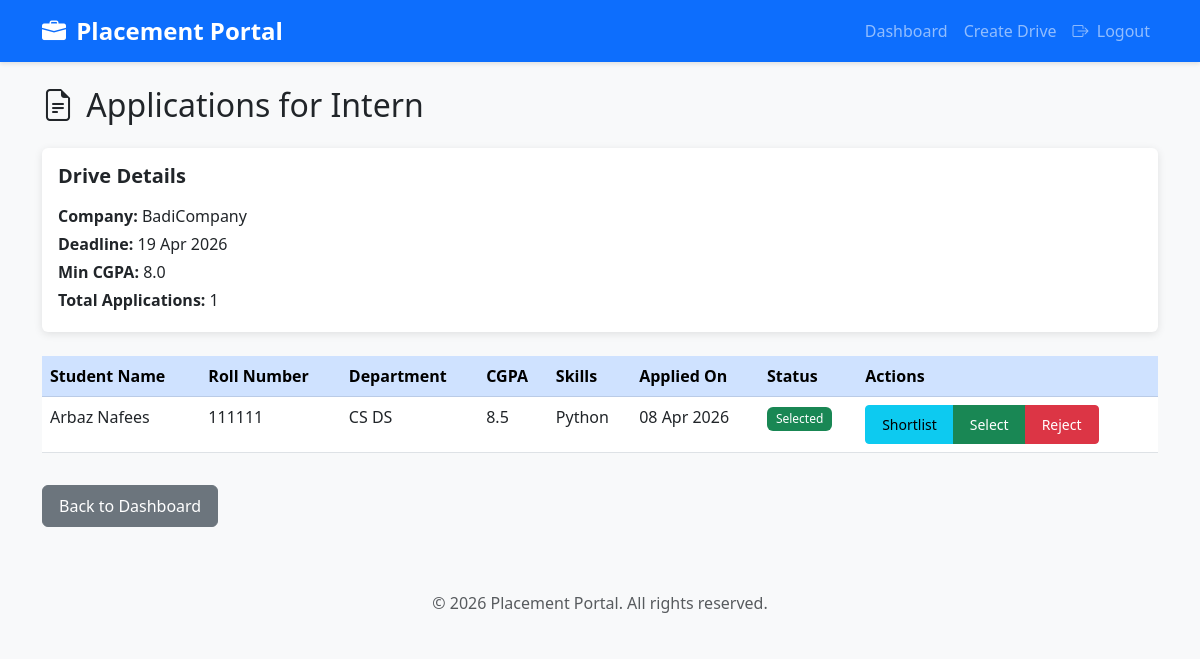
The page /company/applications/1 (signed in) on the database its author committed.
### models.py (models this page shows, shortened)
class PlacementDrive(db.Model):
    __tablename__ = 'placement_drive'
    id = db.Column(db.Integer, primary_key=True)
    company_id = db.Column(db.Integer, db.ForeignKey('company.id'), nullable=False)
    job_title = db.Column(db.String(100), nullable=False)
    job_description = db.Column(db.Text, nullable=False)
    eligibility_criteria = db.Column(db.Text, nullable=False)  # e.g., "CGPA >= 7.0"
    min_cgpa = db.Column(db.Float, default=0.0)
    salary_package = db.Column(db.String(50))  # e.g., "10-12 LPA"
    job_location = db.Column(db.String(100))
    application_deadline = db.Column(db.DateTime, nullable=False)
    status = db.Column(db.String(20), default='Pending')  # Pending, Approved, Closed, Rejected
    created_at = db.Column(db.DateTime, default=datetime.utcnow)
    applications = db.relationship('Application', backref='placement_drive', lazy=True, cascade='all, delete-orphan')

class Company(UserMixin, db.Model):
    __tablename__ = 'company'
    id = db.Column(db.Integer, primary_key=True)
    company_name = db.Column(db.String(100), nullable=False)
    email = db.Column(db.String(120), unique=True, nullable=False)
    password_hash = db.Column(db.String(200), nullable=False)
    hr_name = db.Column(db.String(100), nullable=False)
    hr_contact = db.Column(db.String(15), nullable=False)
    website = db.Column(db.String(200))
    description = db.Column(db.Text)
    is_approved = db.Column(db.Boolean, default=False)  # Admin approval required
    is_blacklisted = db.Column(db.Boolean, default=False)
    created_at = db.Column(db.DateTime, default=datetime.utcnow)
    placement_drives = db.relationship('PlacementDrive', backref='company', lazy=True, cascade='all, delete-orphan')

class Application(db.Model):
    __tablename__ = 'application'
    id = db.Column(db.Integer, primary_key=True)
    student_id = db.Column(db.Integer, db.ForeignKey('student.id'), nullable=False)
    drive_id = db.Column(db.Integer, db.ForeignKey('placement_drive.id'), nullable=False)
    application_date = db.Column(db.DateTime, default=datetime.utcnow)
    status = db.Column(db.String(20), default='Applied')  # Applied, Shortlisted, Selected, Rejected
    cover_letter = db.Column(db.Text)
    __table_args__ = (
        db.UniqueConstraint('student_id', 'drive_id', name='unique_application'),
    )

class Student(UserMixin, db.Model):
    __tablename__ = 'student'
    id = db.Column(db.Integer, primary_key=True)
    roll_number = db.Column(db.String(20), unique=True, nullable=False)
    name = db.Column(db.String(100), nullable=False)
    email = db.Column(db.String(120), unique=True, nullable=False)
    password_hash = db.Column(db.String(200), nullable=False)
    phone = db.Column(db.String(15), nullable=False)
    department = db.Column(db.String(100), nullable=False)
    cgpa = db.Column(db.Float, nullable=False)
    graduation_year = db.Column(db.Integer, nullable=False)
    resume_path = db.Column(db.String(200))  # Path to uploaded resume
    skills = db.Column(db.Text)  # Comma-separated skills
    is_blacklisted = db.Column(db.Boolean, default=False)
    created_at = db.Column(db.DateTime, default=datetime.utcnow)
    applications = db.relationship('Application', backref='student', lazy=True, cascade='all, delete-orphan')

### app.py (the view)
@app.route('/company/applications/<int:drive_id>')
@login_required
def company_applications(drive_id):
    if not isinstance(current_user, Company):
        flash('Unauthorized access!', 'danger')
        return redirect(url_for('index'))
    drive = PlacementDrive.query.get_or_404(drive_id)
    if drive.company_id != current_user.id:
        flash('Unauthorized access!', 'danger')
        return redirect(url_for('company_dashboard'))
    applications = Application.query.filter_by(drive_id=drive_id).all()
    return render_template('company/applications.html', drive=drive, applications=applications)

### app.py (called while the page is built)
@login_manager.user_loader
def load_user(user_id):
    if user_id.startswith('admin_'):
        return Admin.query.get(int(user_id.split('_')[1]))
    elif user_id.startswith('company_'):
        return Company.query.get(int(user_id.split('_')[1]))
    elif user_id.startswith('student_'):
        return Student.query.get(int(user_id.split('_')[1]))
    return None

### templates/company/applications.html (shortened to what this page needs)
{% extends "base.html" %}
{% block content %}
<h2 class="mb-4"><i class="bi bi-file-earmark-text"></i> Applications for {{ drive.job_title }}</h2>
<div class="card mb-4">
    <div class="card-body">
        <h5 class="card-title">Drive Details</h5>
        <p class="mb-1"><strong>Company:</strong> {{ drive.company.company_name }}</p>
        <p class="mb-1"><strong>Deadline:</strong> {{ drive.application_deadline.strftime('%d %b %Y') }}</p>
        <p class="mb-1"><strong>Min CGPA:</strong> {{ drive.min_cgpa }}</p>
        <p class="mb-1"><strong>Total Applications:</strong> {{ applications|length }}</p>
    </div>
</div>
<div class="table-responsive">
    <table class="table table-hover">
        <thead class="table-primary">
            <tr>
                <th>Student Name</th>
                <th>Roll Number</th>
                <th>Department</th>
                <th>CGPA</th>
                <th>Skills</th>
                <th>Applied On</th>
                <th>Status</th>
                <th>Actions</th>
            </tr>
        </thead>
        <tbody>
            {% for application in applications %}
            <tr>
                <td>{{ application.student.name }}</td>
                <td>{{ application.student.roll_number }}</td>
                <td>{{ application.student.department }}</td>
                <td>{{ application.student.cgpa }}</td>
                <td>{{ application.student.skills or 'N/A' }}</td>
                <td>{{ application.application_date.strftime('%d %b %Y') }}</td>
                <td>
                    {% if application.status == 'Selected' %}
                        <span class="badge bg-success">{{ application.status }}</span>
                    {% elif application.status == 'Shortlisted' %}
                        <span class="badge bg-info">{{ application.status }}</span>
                    {% elif application.status == 'Rejected' %}
                        <span class="badge bg-danger">{{ application.status }}</span>
                    {% else %}
                        <span class="badge bg-warning">{{ application.status }}</span>
                    {% endif %}
                </td>
                <td>
                    <div class="btn-group btn-group-sm" role="group">
                        <a href="{{ url_for('company_update_application', application_id=application.id, status='Shortlisted') }}" class="btn btn-info">Shortlist</a>
                        <a href="{{ url_for('company_update_application', application_id=application.id, status='Selected') }}" class="btn btn-success">Select</a>
                        <a href="{{ url_for('company_update_application', application_id=application.id, status='Rejected') }}" class="btn btn-danger">Reject</a>
                    </div>
                </td>
            </tr>
            {% endfor %}
        </tbody>
    </table>
</div>
<a href="{{ url_for('company_dashboard') }}" class="btn btn-secondary mt-3">Back to Dashboard</a>
{% endblock %}

### static/css/style.css (style rules this page uses)
body { font-family: 'Segoe UI', Tahoma, Geneva, Verdana, sans-serif; background-color: #f8f9fa; }
.card { border: none; box-shadow: 0 2px 8px rgba(0,0,0,0.1); transition: transform 0.3s ease, box-shadow 0.3s ease; }
.badge { padding: 0.5em 0.75em; font-weight: 500; }
thead { position: sticky; top: 0; z-index: 10; }
.btn { padding: 0.5rem 1rem; font-weight: 500; transition: all 0.3s ease; }
.bi { margin-right: 0.25rem; }
.card-title { font-weight: 600; margin-bottom: 1rem; }
.table-hover tbody tr { cursor: pointer; }

### rows shown on the page
PlacementDrive: job_title "Intern", application_deadline "19 Apr 2026", min_cgpa "8.0"
Company: company.company_name "BadiCompany"
Application: student.name "Arbaz Nafees", student.roll_number "111111", student.department "CS DS", student.cgpa "8.5", student "Python", application_date "08 Apr 2026", status "Selected"

### other values the page prints
{{ applications|length }} "1"
